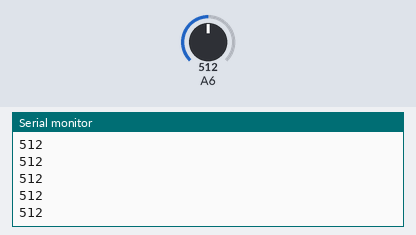
The sketch below on a simulated Arduino Mega 2560, built with avr-gcc and run on an emulated ATmega2560. On the bench: the last lines printed to the serial monitor. The test bench sets the inputs (shaded band); at power-on: A6 = 512.

Above: at 1.2 s.
1.3 s: A6 set to 716
At 2.1 s:
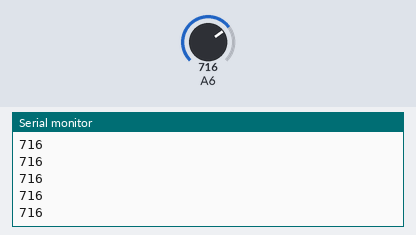
2.8 s: A6 set to 900
At 3.7 s:
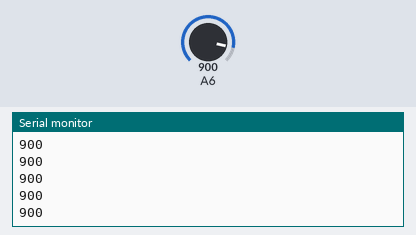
Timing chart, 0 to 5.8 s (numbered marks = the images above; inputs shaded):
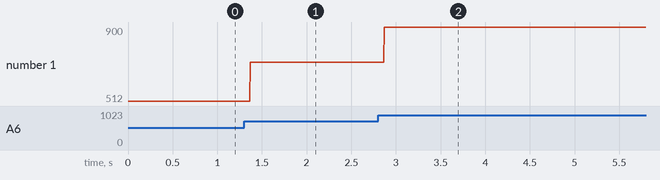

Measured:
- after the input at 1.3 s, the serial monitor: prints a new line after 0.07 s (image 1)
- after the input at 2.8 s, the serial monitor: prints a new line after 0.07 s (image 2)
- plotted number 1: 512 → 716 after the input at 1.3 s, 716 → 900 after the input at 2.8 s

The sketch:

prueba_ldr_tp_integrador.ino
```cpp
//katz katopn perez perez
void setup() {
  Serial.begin(9600);
  pinMode(22, INPUT);

}

void loop() {
Serial.println(analogRead(22));

}
```
